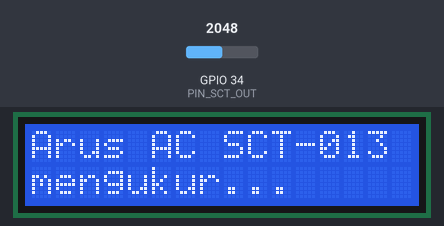
Recording of a sketch running on a simulated ESP32. Shown: 16×2 character LCD. The test bench sets the inputs (shaded band); at power-on: GPIO 34 (PIN_SCT_OUT) = 2048 (analog values on the 0–4095 scale). What the sketch prints to the serial monitor is not drawn.

Above: at 0.1 s.
At 1.2 s:
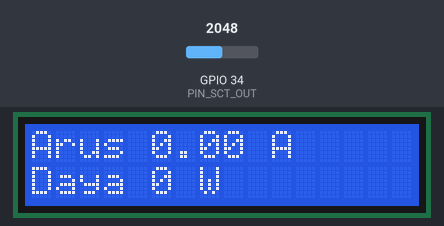
1.3 s: GPIO 34 (PIN_SCT_OUT) set to 0
Timing chart, 0 to 4.3 s (numbered marks = the images above; inputs shaded):
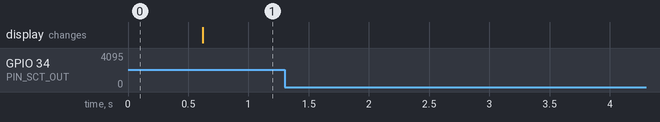

Measured:
- after the input at 1.3 s, every drawn part: stays the same

The sketch:

PengukurArusAcSct013.ino
```cpp
/*
  Pengukur Arus AC Rumah dengan SCT-013 + LCD I2C
  =================================================
  Alat ini mengukur arus AC yang mengalir di satu kabel rumah (mis.
  kabel ke kulkas atau AC) dan menampilkannya di LCD 16x2, lengkap
  dengan estimasi daya (arus x 220 volt). Hasilnya juga tampil di
  Serial Monitor (115200 baud).

  Cara kerja:
  1. Sensor SCT-013-000 adalah trafo arus (current transformer) yang
     dijepit di SATU kabel AC — tanpa memotong kabel. Arus primer
     100 ampere menghasilkan arus sekunder 50 miliampere (rasio
     2000 lilitan).
  2. Arus sekunder mengalir lewat resistor beban 33 ohm, sehingga
     muncul tegangan AC kecil di pin ADC ESP32.
  3. Pembagi tegangan 2 x resistor 10k dari 3V3 ke GND memberi bias
     1,65 volt (titik tengah), supaya sinyal AC yang naik-turun di
     sekitar nol bisa dibaca ADC yang hanya menerima 0-3,3 volt.
  4. ESP32 membaca pin analog ribuan kali selama 100 milidetik
     (5 siklus listrik 50 Hz), menghitung nilai RMS-nya, lalu
     mengubahnya menjadi arus dalam ampere.
  5. Arus tampil di LCD tiap 0,5 detik, dirata-rata dari 5
     pengukuran terakhir supaya angkanya stabil. Daya dihitung
     sebagai arus x 220 volt.

  !!! PERINGATAN KESELAMATAN — BACA SEBELUM MERANGKAI !!!
  - SCT-013 adalah sensor clamp NON-INVASIF: jepit clamp HANYA di
    SATU kabel (kabel fase L saja). JANGAN PERNAH menyentuh kabel
    PLN telanjang dan JANGAN membuka atau memasang clamp sambil
    memegang kabel bertegangan.
  - JANGAN jepit DUA kabel sekaligus (fase + netral): medan magnet
    kedua kabel saling menghapus dan hasilnya nol — alat tidak
    mengukur apa pun.
  - JANGAN PERNAH membiarkan output SCT-013 terbuka tanpa resistor
    beban 33 ohm saat clamp terpasang di kabel berarus: trafo arus
    tanpa beban bisa menghasilkan tegangan tinggi di terminalnya.
  - Proyek ini HANYA untuk yang sudah paham listrik AC. Kalau ragu,
    minta bantuan teknisi listrik.

  Kalibrasi (WAJIB sekali di awal):
  1. Jepit clamp di kabel alat yang arusnya diketahui (mis. setrika
     1000 watt = sekitar 4,55 ampere di 220 volt), atau ukur dengan
     tang ampere.
  2. Lihat angka di LCD (mis. tampil 4,10 ampere).
  3. FAKTOR_KALIBRASI baru = FAKTOR_KALIBRASI lama x 4,55 / 4,10.
  4. Ubah FAKTOR_KALIBRASI di bawah, upload ulang, cek lagi sampai
     angka LCD sama dengan alat ukur pembanding (selisih di bawah
     0,1 ampere).

  Jangkauan: SCT-013-000 + beban 33 ohm akurat sampai sekitar 30
  ampere untuk pemakaian rumah biasa (6600 watt di 220 volt);
  secara teori sinyal baru mentok di sekitar 70 ampere.

  Video penjelasan (60 detik): link menyusul setelah upload
  Repo: https://github.com/oerban70-cloud/pengukur-arus-ac-sct013
*/

// ---------- Konfigurasi pin ----------
const uint8_t PIN_SCT_OUT = 34;  // output SCT-013 via beban 33 ohm (ADC1, input-only)
const uint8_t PIN_LCD_SDA  = 21;  // SDA bus I2C LCD (default ESP32)
const uint8_t PIN_LCD_SCL  = 22;  // SCL bus I2C LCD (default ESP32)

// ---------- Konfigurasi sensor ----------
const float   FAKTOR_KALIBRASI      = 60.606;  // ampere per 1 volt RMS di ADC (= 2000 lilitan / 33 ohm beban)
const uint8_t RESOLUSI_ADC_BIT      = 12;      // ADC ESP32 12 bit (0-4095)
const float   TEGANGAN_ADC_MAKS_V   = 3.3;     // ADC 11 dB: rentang 0-3,3 volt
const float   TEGANGAN_PLN_V        = 220.0;   // tegangan PLN nominal (untuk estimasi daya)
const unsigned long JENDELA_SAMPEL_MS = 100;   // 100 ms = 5 siklus listrik 50 Hz

// ---------- Konfigurasi tampilan ----------
const unsigned long INTERVAL_TAMPIL_MS = 500;  // LCD + Serial diperbarui tiap 0,5 detik
const uint8_t JUMLAH_RATA_RATA = 5;      // rata-rata 5 pengukuran terakhir (angka stabil)
const float   ARUS_BEBAN_BESAR_A = 16.0;  // di atas ini LCD menampilkan "BEBAN BESAR" (MCB rumah umum 16 A)
const unsigned long BAUD_SERIAL = 115200;

// ---------- Library ----------
#include <Wire.h>
#include <LiquidCrystal_I2C.h>

LiquidCrystal_I2C lcd(0x27, 16, 2);  // LCD 16x2, alamat I2C 0x27

// ---------- Buffer rata-rata ----------
float riwayatArusA[JUMLAH_RATA_RATA] = {0, 0, 0, 0, 0};
uint8_t indeksRiwayat = 0;
uint8_t jumlahRiwayat = 0;
unsigned long waktuTampilTerakhirMs = 0;

// ---------- Baca arus RMS dari SCT-013 ----------
// Membaca pin analog selama JENDELA_SAMPEL_MS, menghitung rata-rata
// (titik tengah sinyal AC, sekitar 1,65 volt dari pembagi bias) lalu
// simpangan RMS terhadap rata-rata itu. Mengembalikan arus primer
// dalam ampere (sudah dikali FAKTOR_KALIBRASI).
// Mengisi jumlahSampelJenuh dengan banyaknya sampel yang mentok di 0
// atau 4095 (tanda arus terlalu besar untuk beban 33 ohm).
float bacaArusRmsA(unsigned long &jumlahSampelJenuh) {
  const uint16_t adcMaksimum = (1 << RESOLUSI_ADC_BIT) - 1;  // 4095
  unsigned long jumlahSampel = 0;
  unsigned long jumlahNilaiAdc = 0;
  jumlahSampelJenuh = 0;

  // Tahap 1: kumpulkan sampel selama satu jendela (100 ms).
  // Simpan jumlah kuadratnya nanti di tahap 2 — karena rata-rata
  // (bias DC) baru diketahui setelah semua sampel terkumpul, kita
  // simpan dulu sampel mentahnya di buffer kecil.
  const uint16_t KAPASITAS_BUFFER = 600;  // 100 ms / ~0,16 ms per sampel
  uint16_t bufferSampel[KAPASITAS_BUFFER];
  unsigned long waktuMulaiMs = millis();
  while (millis() - waktuMulaiMs < JENDELA_SAMPEL_MS) {
    if (jumlahSampel >= KAPASITAS_BUFFER) {
      break;
    }
    uint16_t nilaiAdc = analogRead(PIN_SCT_OUT);
    bufferSampel[jumlahSampel] = nilaiAdc;
    jumlahNilaiAdc += nilaiAdc;
    if (nilaiAdc == 0 || nilaiAdc == adcMaksimum) {
      jumlahSampelJenuh++;
    }
    jumlahSampel++;
  }

  // Tahap 2: rata-rata = titik tengah sinyal AC (sekitar 1,65 volt).
  float rataRataAdc = (float)jumlahNilaiAdc / (float)jumlahSampel;

  // Tahap 3: RMS = akar rata-rata kuadrat simpangan dari titik tengah.
  double jumlahKuadrat = 0.0;
  for (unsigned long i = 0; i < jumlahSampel; i++) {
    float simpangan = (float)bufferSampel[i] - rataRataAdc;
    jumlahKuadrat += (double)(simpangan * simpangan);
  }
  float rmsAdc = sqrt(jumlahKuadrat / (double)jumlahSampel);

  // Tahap 4: ubah hitungan ADC menjadi volt RMS, lalu kali faktor
  // kalibrasi menjadi ampere (faktor = 2000 lilitan / 33 ohm beban).
  float rmsVoltAdc = rmsAdc * TEGANGAN_ADC_MAKS_V / (float)adcMaksimum;
  return rmsVoltAdc * FAKTOR_KALIBRASI;
}

// ---------- Tampilkan arus + daya di LCD ----------
// Baris 1: "Arus 2.35 A" (normal) atau "BEBAN BESAR!" (di atas 16 A).
// Baris 2: "Daya 517 W" (arus x 220 volt).
void tampilkanLcd(float arusA) {
  float dayaW = arusA * TEGANGAN_PLN_V;
  lcd.setCursor(0, 0);
  if (arusA >= ARUS_BEBAN_BESAR_A) {
    lcd.print("BEBAN BESAR!    ");
  } else {
    lcd.print("Arus ");
    lcd.print(arusA, 2);
    lcd.print(" A    ");
  }
  lcd.setCursor(0, 1);
  lcd.print("Daya ");
  lcd.print((int)(dayaW + 0.5));
  lcd.print(" W      ");
}

// ---------- Tampilkan arus + daya di Serial Monitor ----------
void tampilkanSerial(float arusA, unsigned long jumlahSampelJenuh) {
  float dayaW = arusA * TEGANGAN_PLN_V;
  Serial.print("Arus AC: ");
  Serial.print(arusA, 2);
  Serial.print(" A  |  Daya: ");
  Serial.print((int)(dayaW + 0.5));
  Serial.print(" W");
  if (arusA >= ARUS_BEBAN_BESAR_A) {
    Serial.print("  <-- BEBAN BESAR (di atas 16 A)");
  }
  if (jumlahSampelJenuh > 0) {
    Serial.print("  [ADC jenuh: ");
    Serial.print(jumlahSampelJenuh);
    Serial.print(" sampel — arus melebihi jangkauan beban 33 ohm]");
  }
  Serial.println();
}

void setup() {
  Serial.begin(BAUD_SERIAL);

  // ADC: rentang penuh 0-3,3 volt di pin SCT-013.
  analogSetPinAttenuation(PIN_SCT_OUT, ADC_11db);
  analogReadResolution(RESOLUSI_ADC_BIT);

  // LCD I2C di pin SDA/SCL standar ESP32.
  Wire.begin(PIN_LCD_SDA, PIN_LCD_SCL);
  lcd.init();
  lcd.backlight();
  lcd.setCursor(0, 0);
  lcd.print("Arus AC SCT-013");
  lcd.setCursor(0, 1);
  lcd.print("mengukur...");

  Serial.println("=== PENGUKUR ARUS AC SCT-013 ===");
  Serial.println("Sensor SCT-013 -> GPIO34, LCD I2C 0x27");
  Serial.println("AWAS: jepit clamp HANYA di SATU kabel, jangan sentuh kabel PLN telanjang!");
}

void loop() {
  unsigned long sekarangMs = millis();
  if (sekarangMs - waktuTampilTerakhirMs < INTERVAL_TAMPIL_MS) {
    return;
  }
  waktuTampilTerakhirMs = sekarangMs;

  // Ukur arus RMS sekali (100 ms), lalu masukkan ke rata-rata.
  unsigned long jumlahSampelJenuh = 0;
  float arusBaruA = bacaArusRmsA(jumlahSampelJenuh);
  riwayatArusA[indeksRiwayat] = arusBaruA;
  indeksRiwayat = (indeksRiwayat + 1) % JUMLAH_RATA_RATA;
  if (jumlahRiwayat < JUMLAH_RATA_RATA) {
    jumlahRiwayat++;
  }

  float jumlahArusA = 0.0;
  for (uint8_t i = 0; i < jumlahRiwayat; i++) {
    jumlahArusA += riwayatArusA[i];
  }
  float arusRataA = jumlahArusA / (float)jumlahRiwayat;

  tampilkanLcd(arusRataA);
  tampilkanSerial(arusRataA, jumlahSampelJenuh);
}
```
